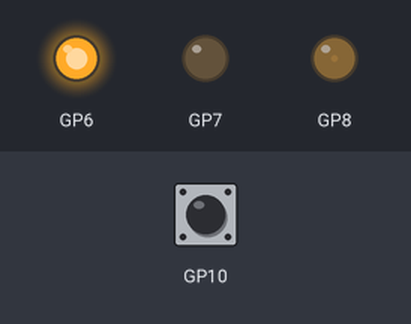
A program run on a simulated Raspberry Pi Pico running MicroPython. On the bench: output pins drawn as LEDs (lit = HIGH). Inputs (shaded band) come from the test bench; at power-on: GP10 HIGH. What the program prints to the serial console is not drawn.

Above: at 0.15 s.
At 2.3 s:
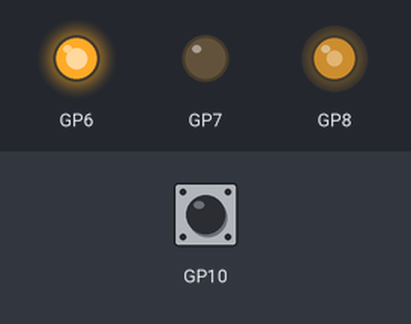
At 4.24 s:
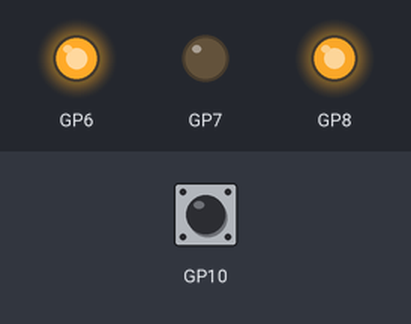
At 9.18 s:
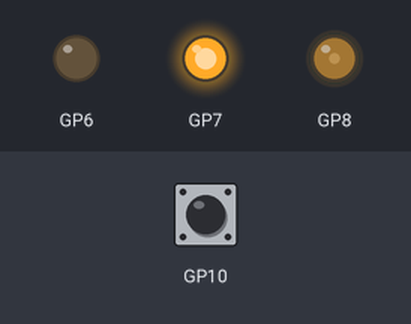
At 12.45 s:
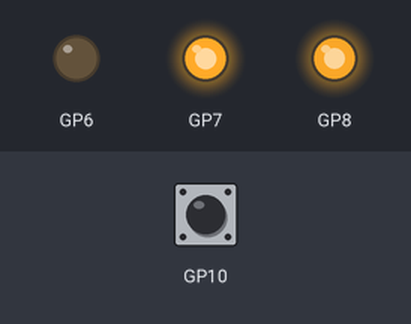
At 16.5 s:
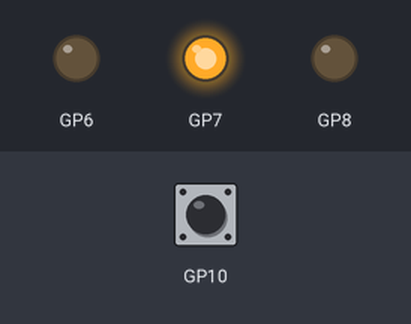
Timing chart, 0 to 18.0 s (numbered marks = the images above):
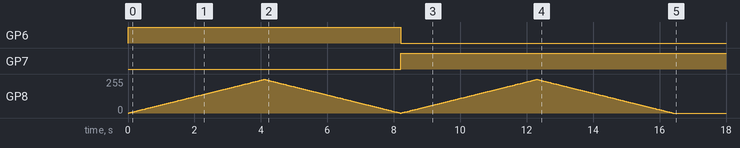

The program:

sensored_motor_driver.py
```python
from motor_driver import MotorDriver
from machine import Pin

class SensoredMotorDriver(MotorDriver):

    def __init__(self, driver_ids, encoder_ids):
        # Pin configuration
        super().__init__(*driver_ids)  # call super class's "__init__"
        self.enca_pin = Pin(encoder_ids[0], Pin.IN, Pin.PULL_UP)  # yellow
        self.encb_pin = Pin(encoder_ids[1], Pin.IN, Pin.PULL_UP)  # white
        self.enca_pin.irq(trigger=Pin.IRQ_RISING, handler=self.update_pulses)
        # Variables
        self.pulses = 0
        # Properties
        self.PPR = 12  # pulses per revolution, PPR * 4 = CPR
        self.GEAR_RATIO = 46.8512  # speed reduction rate, v_wheel = v_motor / GEAR_RATIO

    def update_pulses(self, pin):
        if self.encb_pin.value() == self.enca_pin.value():  # A channel RISE later than B channel
            self.pulses -= 1
        else:
            self.pulses += 1

if __name__ == '__main__':
    from time import sleep
    from math import pi
    # m = SensoredMotorDriver((2, 3, 4), (20, 21))
    m = SensoredMotorDriver((6, 7, 8), (10, 11))
    prev_pulses = 0

    # Forward
    for d in range(200):  # ramp up
        m.forward(int(65025 / 200 * d))
        sleep(0.02)
        pulses_inc = m.pulses - prev_pulses
        prev_pulses = m.pulses
        revs_inc = pulses_inc / m.PPR
        rads_inc = revs_inc * 2 * pi
        ang_vel_mtr = rads_inc / 0.02  # motor angular velocity
        ang_vel_whl = ang_vel_mtr / m.GEAR_RATIO  # wheel angular velocity
        print(f"wheel angular velocity: {ang_vel_whl} rad/s")
    for d in reversed(range(200)):  # ramp down
        m.forward(int(65025 / 200 * d))
        sleep(0.02)
        pulses_inc = m.pulses - prev_pulses
        prev_pulses = m.pulses
        revs_inc = pulses_inc / m.PPR
        rads_inc = revs_inc * 2 * pi
        ang_vel_mtr = rads_inc / 0.02  # motor angular velocity
        ang_vel_whl = ang_vel_mtr / m.GEAR_RATIO  # wheel angular velocity
        print(f"wheel angular velocity: {ang_vel_whl} rad/s")
    # Reverse
    for d in range(200):  # ramp up
        m.backward(int(65025 / 200 * d))
        sleep(0.02)
        pulses_inc = m.pulses - prev_pulses
        prev_pulses = m.pulses
        revs_inc = pulses_inc / m.PPR
        rads_inc = revs_inc * 2 * pi
        ang_vel_mtr = rads_inc / 0.02  # motor angular velocity
        ang_vel_whl = ang_vel_mtr / m.GEAR_RATIO  # wheel angular velocity
        print(f"wheel angular velocity: {ang_vel_whl} rad/s")
    for d in reversed(range(200)):  # ramp down
        m.backward(int(65025 / 200 * d))
        sleep(0.02)
        pulses_inc = m.pulses - prev_pulses
        prev_pulses = m.pulses
        revs_inc = pulses_inc / m.PPR
        rads_inc = revs_inc * 2 * pi
        ang_vel_mtr = rads_inc / 0.02  # motor angular velocity
        ang_vel_whl = ang_vel_mtr / m.GEAR_RATIO  # wheel angular velocity
        print(f"wheel angular velocity: {ang_vel_whl} rad/s")

    m.stop()
    
```

motor_driver.py
```python
from machine import Pin, PWM

class MotorDriver:

    def __init__(self, ina_id, inb_id, pwm_id):
        self.ina_pin = Pin(ina_id, Pin.OUT)
        self.inb_pin = Pin(inb_id, Pin.OUT)
        self.pwm_pin = PWM(Pin(pwm_id))
        self.pwm_pin.freq(1000)
        # Stop motor
        self.pwm_pin.duty_u16(0)
        self.ina_pin.off()
        self.inb_pin.off()

    def stop(self):
        self.pwm_pin.duty_u16(0)

    def forward(self, duty):
        self.ina_pin.on()
        self.inb_pin.off()
        self.pwm_pin.duty_u16(duty)

    def backward(self, duty):
        self.ina_pin.off()
        self.inb_pin.on()
        self.pwm_pin.duty_u16(duty)

if __name__ == '__main__':
    from time import sleep
    # m = MotorDriver(2, 3, 4)
    m = MotorDriver(6, 7, 8)
    for d in range(200):  # ramp up
        m.forward(int(65025 / 200 * d))
        sleep(0.02)
    for d in reversed(range(200)):  # ramp up
        m.forward(int(65025 / 200 * d))
        sleep(0.02)
    for d in range(200):  # ramp up
        m.backward(int(65025 / 200 * d))
        sleep(0.02)
    for d in reversed(range(200)):  # ramp up
        m.backward(int(65025 / 200 * d))
        sleep(0.02)
    m.stop()
```

Measured:
- by itself, GP6: LOW → HIGH at 0.00 s, → LOW 8.2 s later
- by itself, GP7: LOW → HIGH at 8.2 s
